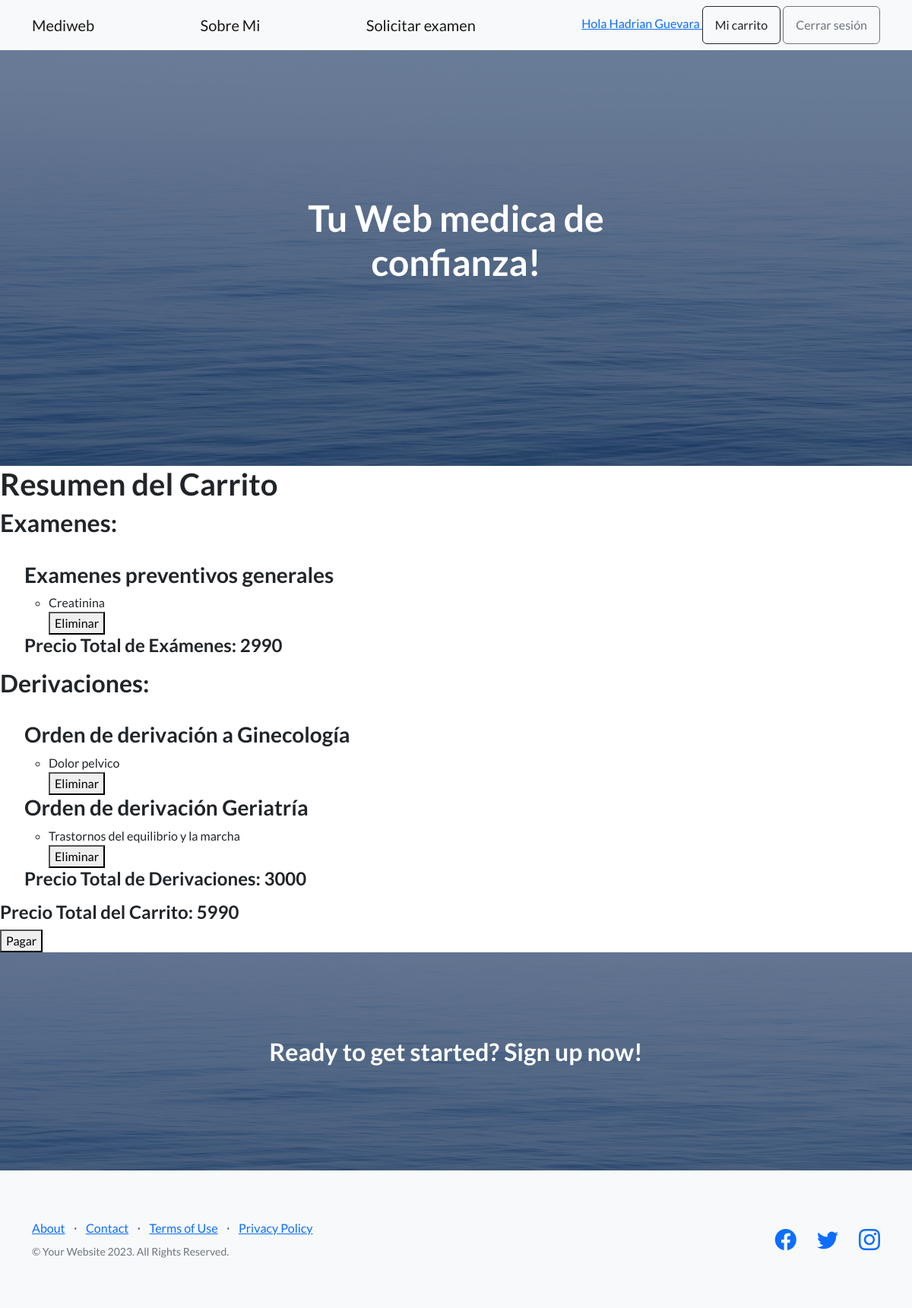
/resumen_carrito/ (signed in), run on an earlier commit of the app's database.
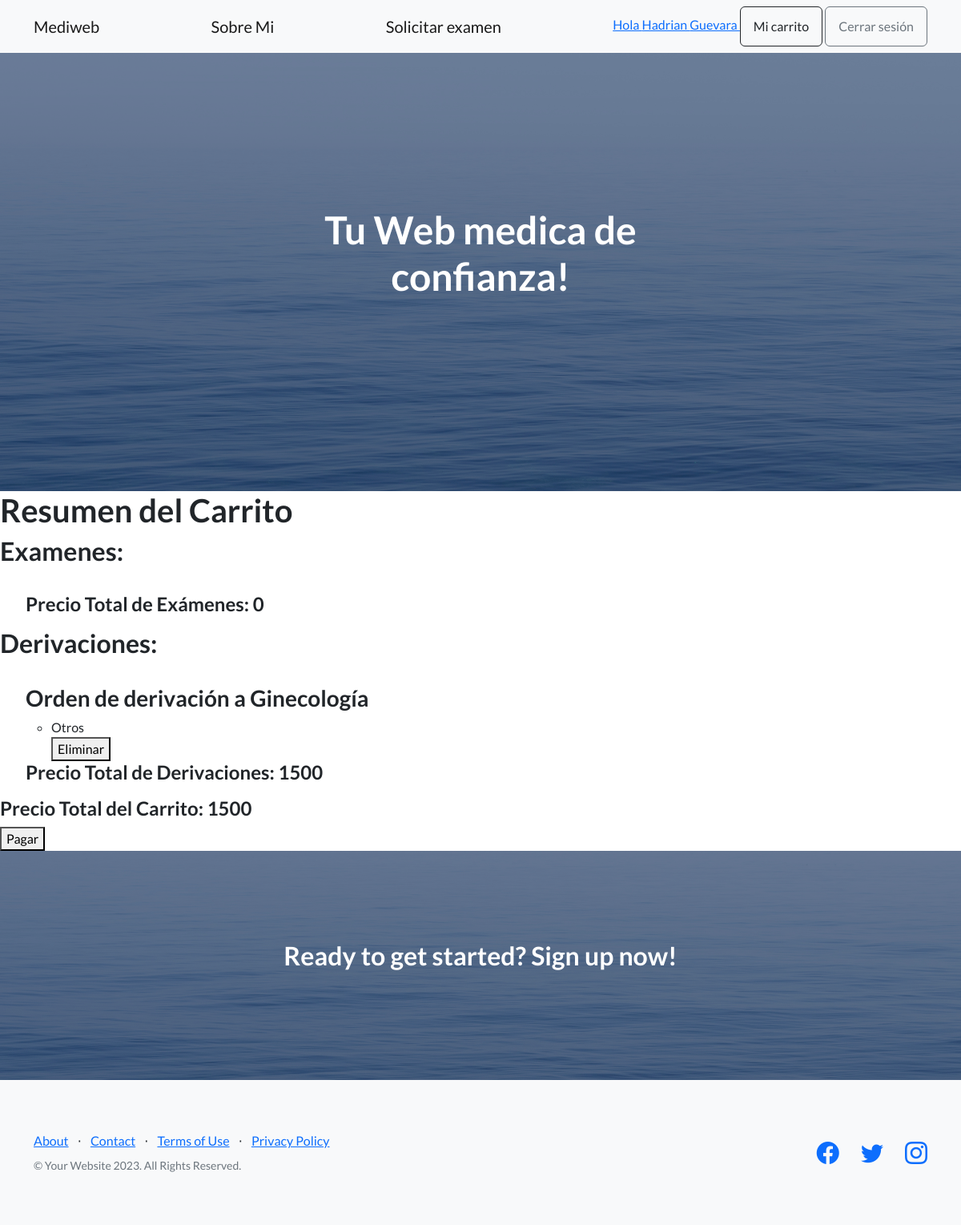
And on a later commit of the database.
### AppWeb/models.py (models this page shows, shortened)
class Categoria(models.Model):
    nombre = models.CharField(max_length=100)
    descripcion = models.TextField(blank=True)  # Campo opcional para descripción de la categoría
    precio = models.DecimalField(max_digits=10, decimal_places=0)
    imagen_url = models.CharField(max_length=200, null=True, blank=True)

class Item(models.Model):
    nombre = models.CharField(max_length=100)
    categoria = models.ForeignKey(Categoria, on_delete=models.CASCADE, null=True, blank=True)
    derivacion = models.ForeignKey(Derivacion, on_delete=models.CASCADE, null=True, blank=True)
    descripcion = models.TextField(blank=True)

class Derivacion(models.Model):
    nombre = models.CharField(max_length=100)
    descripcion = models.TextField(blank=True)
    precio = models.DecimalField(max_digits=10, decimal_places=0)
    imagen_url = models.CharField(max_length=200, null=True, blank=True)

### AppWeb/views.py (the view)
# urls.py: path('resumen_carrito/', views.resumen_carrito, name='resumen_carrito'),
def resumen_carrito(request):
    items_carrito = Item.objects.filter(itemcarrito__carrito__usuario=request.user)
    categorias = Categoria.objects.filter(item__in=items_carrito).distinct()
    derivaciones = Derivacion.objects.filter(item__in=items_carrito).distinct()
    precio_total_categorias, items_por_categoria = calcular_precio_categorias(items_carrito, categorias)
    precio_total_derivaciones, items_por_derivacion = calcular_precio_derivaciones(items_carrito, derivaciones)
    precio_total = precio_total_categorias + precio_total_derivaciones
    return render(request, 'examenes/resumen_carritotest.html', {
        'items_por_categoria': items_por_categoria,
        'items_por_derivacion': items_por_derivacion,
        'precio_total_categorias': precio_total_categorias,
        'precio_total_derivaciones': precio_total_derivaciones,
        'precio_total': precio_total,
    })

### AppWeb/views.py (called while the page is built)
def calcular_precio_derivaciones(items_carrito, derivaciones):
    derivaciones_procesadas = set()
    precio_total_derivaciones = 0
    items_por_derivacion = {}
    for derivacion in derivaciones:
        if derivacion in derivaciones_procesadas:
            continue
        items_derivacion = items_carrito.filter(derivacion=derivacion)
        items_por_derivacion[derivacion] = items_derivacion
        precio_total_derivacion = derivacion.precio
        precio_total_derivaciones += precio_total_derivacion
        derivaciones_procesadas.add(derivacion)
    return precio_total_derivaciones, items_por_derivacion

### AppWeb/templates/examenes/resumen_carritotest.html (shortened to what this page needs)
{% extends 'base.html' %}
{% load static %}
{% block content %}
<h1>Resumen del Carrito</h1>
<h2>Examenes:</h2> <br>
<ul>
    {% for categoria, items in items_por_categoria.items %}
    <h3>{{ categoria.nombre }}</h3>
    <ul>
        {% for item in items %}
        <li>
            {{ item.nombre }}
            <form class="eliminar-form" action="{% url 'eliminar_producto' item.pk %}" method="post">
                <button type="submit">Eliminar</button>
            </form>
        </li>
        {% endfor %}
    </ul>
    {% endfor %}
    <h4>Precio Total de Exámenes: {{ precio_total_categorias }}</h4>
</ul>
<h2>Derivaciones:</h2> <br>
<ul>
    {% for derivacion, items_derivacion in items_por_derivacion.items %}
    <h3>{{ derivacion.nombre }}</h3>
    <ul>
        {% for item in items_derivacion %}
        <li>
            {{ item.nombre }}
            <form class="eliminar-form" action="{% url 'eliminar_derivacion' item.pk %}" method="post">
                <button type="submit">Eliminar</button>
            </form>
        </li>
        {% endfor %}
    </ul>
    {% endfor %}
    <h4>Precio Total de Derivaciones: {{ precio_total_derivaciones }}</h4>
</ul>
<h4>Precio Total del Carrito: {{ precio_total }}</h4>
<form method="get" action="{% url 'pago_exitoso' %}">
    <button type="submit" {% if items_por_categoria|length == 0 and items_por_derivacion|length == 0 %}disabled{% endif %}>Pagar</button>
</form>
{% endblock %}

What changed in the data, as far as the page shows it:
no longer on this page (row unchanged): Categoria: nombre "Examenes preventivos generales"
no longer on this page (row unchanged): Item: nombre "Creatinina", shown under "Examenes preventivos generales"
no longer on this page (row unchanged): Derivacion: nombre "Orden de derivación Geriatría"
no longer on this page (row unchanged): Item: nombre "Trastornos del equilibrio y la marcha", shown under "Orden de derivación Geriatría"
changed Derivacion "Orden de derivación a Ginecología": loses Item (nombre "Dolor pelvico")
added Item: nombre "Otros"
Also different on the page:
{{ precio_total_categorias }}: "2990" → "0"
{{ precio_total_derivaciones }}: "3000" → "1500"
{{ precio_total }}: "5990" → "1500"
